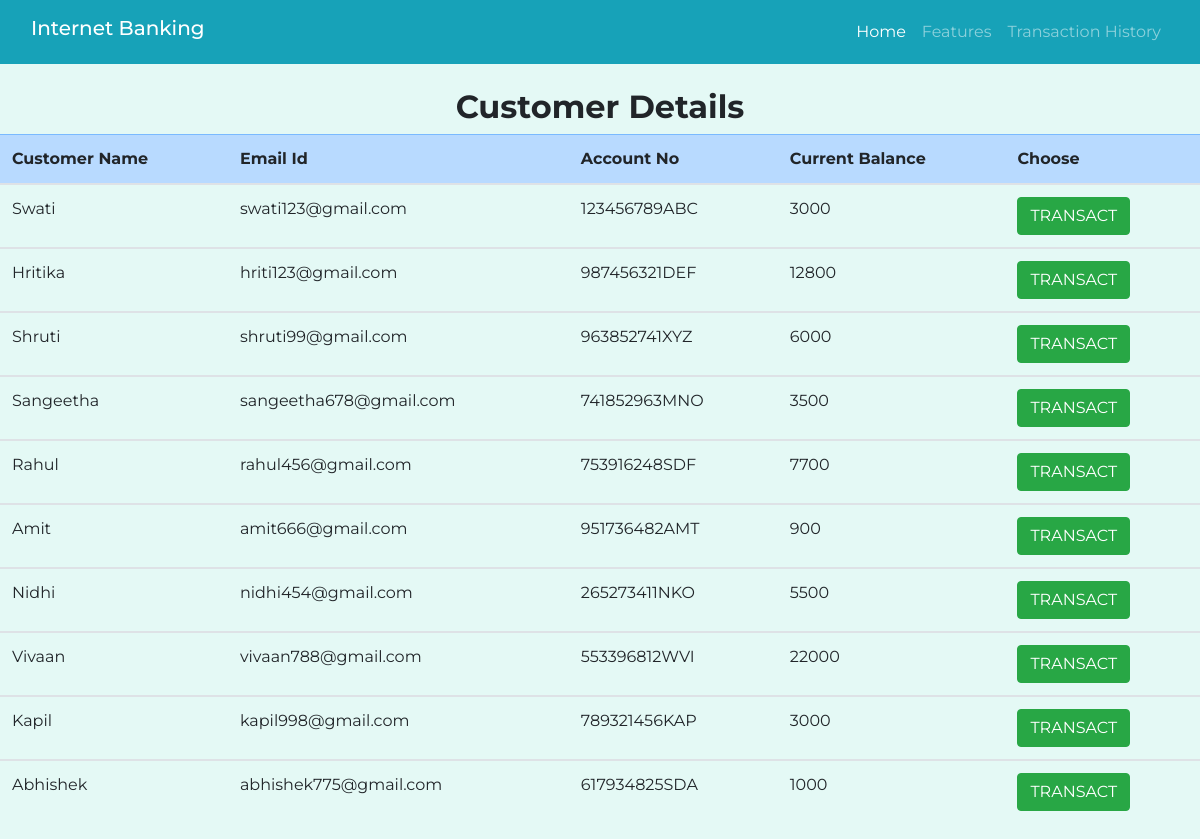
/customer_details, run on the app's committed database.
### home/models.py (models this page shows, shortened)
class customer(models.Model):
    name = models.CharField(max_length=122)
    email = models.EmailField()
    account_no = models.CharField(max_length=122)
    ifsc_code = models.CharField(max_length=122)
    amount = models.IntegerField()

### home/views.py (the view)
# urls.py: path('customer_details', views.customer_details, name='customer_details'),
def customer_details(request):
    all_entries = customer.objects.all()
    context = {
        "cust_details" : all_entries
    }
    return render(request, 'customer_details.html', context)

### templates/customer_details.html (shortened to what this page needs)
{% extends 'base.html' %}
{% load static %}
{% block body %}
<section class="content bgcolor customer">
<h2 class="text-center"><strong>Customer Details</strong></h2>
<form  action="/view" method="POST" >
<table class="table table-hover">
  <thead class="table-primary">
    <tr>
      <th scope="col">Customer Name</th>
      <th scope="col">Email Id</th>
      <th scope="col">Account No</th>
      <th scope="col">Current Balance</th>
      <th scope="col">Choose</th>
    </tr>
  </thead>
  {% for details in cust_details %}
  <tbody>
    <tr>
      <td>{{details.name}}</td>
      <td>{{details.email}}</td>
      <td>{{details.account_no}}</td>
      <td>{{details.amount}}</td>
      <td><button type="submit" name="submit" class="btn btn-success" value="{{details.name}}">TRANSACT</button></td>
    </tr>
  </tbody>
  {% endfor %}
</table>
</form>
</section>
{% endblock body %}

### templates/base.html (shortened to what this page needs)
<!DOCTYPE html>
<html>
   <head>
      {% load static %}
      <link rel="stylesheet" href="{% static 'polls/styles.css' %}" >
      <link rel="stylesheet" href="https://cdn.jsdelivr.net/npm/bootstrap@4.5.3/dist/css/bootstrap.min.css">
   </head>
   <body class="bgcolor">
   <section class="content">
      <nav class="navbar navbar-expand-lg navbar-dark bg-info">
         <h1 class="navbar-brand container-fluid">Internet Banking</h1>
         <div class="collapse navbar-collapse justify-content-end container-fluid" id="navbarNav">
           <ul class="navbar-nav">
             <li class="nav-item active">
               <a class="nav-link">Home <span class="sr-only">(current)</span></a>
             </li>
             <li class="nav-item">
               <a class="nav-link" href="#features">Features</a>
             </li>
             <li class="nav-item">
               <a class="nav-link" href="{% url 'transaction' %}">Transaction History</a>
             </li>
           </ul>
         </div>
         </nav>
       </section>
       {% block body %} {% endblock body %}
   </body>
   </html>

### static/polls/styles.css (style rules this page uses)
.bgcolor { background-color: #e4f9f5; }
.content { font-family: 'Montserrat', sans-serif; }
.customer { padding-top: 1.5rem; }

### data on the page
customer: name "Swati", email "swati123@gmail.com", account_no "123456789ABC", amount "3000"
customer: name "Hritika", email "hriti123@gmail.com", account_no "987456321DEF", amount "12800"
customer: name "Shruti", email "shruti99@gmail.com", account_no "963852741XYZ", amount "6000"
customer: name "Sangeetha", email "sangeetha678@gmail.com", account_no "741852963MNO", amount "3500"
customer: name "Rahul", email "rahul456@gmail.com", account_no "753916248SDF", amount "7700"
customer: name "Amit", email "amit666@gmail.com", account_no "951736482AMT", amount "900"
customer: name "Nidhi", email "nidhi454@gmail.com", account_no "265273411NKO", amount "5500"
customer: name "Vivaan", email "vivaan788@gmail.com", account_no "553396812WVI", amount "22000"
customer: name "Kapil", email "kapil998@gmail.com", account_no "789321456KAP", amount "3000"
customer: name "Abhishek", email "abhishek775@gmail.com", account_no "617934825SDA", amount "1000"
